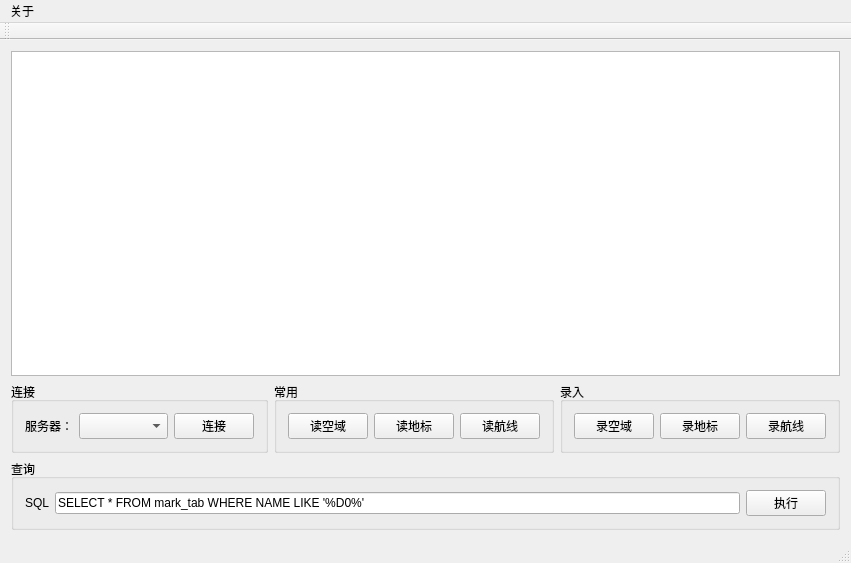
<?xml version="1.0" encoding="UTF-8"?>
<ui version="4.0">
 <class>MainWindow</class>
 <widget class="QMainWindow" name="MainWindow">
  <property name="geometry">
   <rect>
    <x>0</x>
    <y>0</y>
    <width>851</width>
    <height>563</height>
   </rect>
  </property>
  <property name="windowTitle">
   <string>MainWindow</string>
  </property>
  <property name="windowIcon">
   <iconset resource="menu.qrc">
    <normaloff>:/icons/icons/4.png</normaloff>:/icons/icons/4.png</iconset>
  </property>
  <widget class="QWidget" name="centralWidget">
   <layout class="QGridLayout" name="gridLayout">
    <item row="0" column="0" colspan="5">
     <widget class="QTableView" name="tableView">
      <property name="sortingEnabled">
       <bool>true</bool>
      </property>
     </widget>
    </item>
    <item row="3" column="0" colspan="3">
     <widget class="QGroupBox" name="groupBox_2">
      <property name="title">
       <string>连接</string>
      </property>
      <layout class="QGridLayout" name="gridLayout_3">
       <item row="0" column="1">
        <widget class="QComboBox" name="comboBox">
         <property name="sizePolicy">
          <sizepolicy hsizetype="Preferred" vsizetype="Preferred">
           <horstretch>0</horstretch>
           <verstretch>0</verstretch>
          </sizepolicy>
         </property>
        </widget>
       </item>
       <item row="0" column="2">
        <widget class="QPushButton" name="pushButton_connect">
         <property name="sizePolicy">
          <sizepolicy hsizetype="Fixed" vsizetype="Preferred">
           <horstretch>0</horstretch>
           <verstretch>0</verstretch>
          </sizepolicy>
         </property>
         <property name="text">
          <string>连接</string>
         </property>
        </widget>
       </item>
       <item row="0" column="0">
        <widget class="QLabel" name="label">
         <property name="sizePolicy">
          <sizepolicy hsizetype="Fixed" vsizetype="Preferred">
           <horstretch>0</horstretch>
           <verstretch>0</verstretch>
          </sizepolicy>
         </property>
         <property name="text">
          <string>服务器：</string>
         </property>
        </widget>
       </item>
      </layout>
     </widget>
    </item>
    <item row="4" column="0" colspan="5">
     <widget class="QGroupBox" name="groupBox">
      <property name="sizePolicy">
       <sizepolicy hsizetype="Preferred" vsizetype="Preferred">
        <horstretch>0</horstretch>
        <verstretch>0</verstretch>
       </sizepolicy>
      </property>
      <property name="title">
       <string>查询</string>
      </property>
      <layout class="QGridLayout" name="gridLayout_2">
       <item row="0" column="1" colspan="3">
        <widget class="QLineEdit" name="lineEdit_sql">
         <property name="sizePolicy">
          <sizepolicy hsizetype="Expanding" vsizetype="Fixed">
           <horstretch>0</horstretch>
           <verstretch>0</verstretch>
          </sizepolicy>
         </property>
         <property name="text">
          <string>SELECT * FROM mark_tab WHERE NAME LIKE '%D0%'</string>
         </property>
        </widget>
       </item>
       <item row="0" column="0">
        <widget class="QLabel" name="label_2">
         <property name="sizePolicy">
          <sizepolicy hsizetype="Fixed" vsizetype="Fixed">
           <horstretch>0</horstretch>
           <verstretch>0</verstretch>
          </sizepolicy>
         </property>
         <property name="text">
          <string>SQL</string>
         </property>
        </widget>
       </item>
       <item row="0" column="4">
        <widget class="QPushButton" name="pushButton_exec">
         <property name="sizePolicy">
          <sizepolicy hsizetype="Fixed" vsizetype="Fixed">
           <horstretch>0</horstretch>
           <verstretch>0</verstretch>
          </sizepolicy>
         </property>
         <property name="text">
          <string>执行</string>
         </property>
        </widget>
       </item>
      </layout>
     </widget>
    </item>
    <item row="3" column="3">
     <widget class="QGroupBox" name="groupBox_3">
      <property name="sizePolicy">
       <sizepolicy hsizetype="Preferred" vsizetype="Preferred">
        <horstretch>0</horstretch>
        <verstretch>0</verstretch>
       </sizepolicy>
      </property>
      <property name="title">
       <string>常用</string>
      </property>
      <layout class="QHBoxLayout" name="horizontalLayout">
       <item>
        <widget class="QPushButton" name="pushButton_kongyu">
         <property name="sizePolicy">
          <sizepolicy hsizetype="Fixed" vsizetype="Fixed">
           <horstretch>0</horstretch>
           <verstretch>0</verstretch>
          </sizepolicy>
         </property>
         <property name="text">
          <string>读空域</string>
         </property>
        </widget>
       </item>
       <item>
        <widget class="QPushButton" name="pushButton_mark">
         <property name="sizePolicy">
          <sizepolicy hsizetype="Fixed" vsizetype="Fixed">
           <horstretch>0</horstretch>
           <verstretch>0</verstretch>
          </sizepolicy>
         </property>
         <property name="text">
          <string>读地标</string>
         </property>
        </widget>
       </item>
       <item>
        <widget class="QPushButton" name="pushButton_hangxian">
         <property name="sizePolicy">
          <sizepolicy hsizetype="Fixed" vsizetype="Fixed">
           <horstretch>0</horstretch>
           <verstretch>0</verstretch>
          </sizepolicy>
         </property>
         <property name="text">
          <string>读航线</string>
         </property>
        </widget>
       </item>
      </layout>
     </widget>
    </item>
    <item row="3" column="4">
     <widget class="QGroupBox" name="groupBox_4">
      <property name="title">
       <string>录入</string>
      </property>
      <layout class="QGridLayout" name="gridLayout_4">
       <item row="0" column="1">
        <widget class="QPushButton" name="pushButton_type_kongyu">
         <property name="sizePolicy">
          <sizepolicy hsizetype="Fixed" vsizetype="Fixed">
           <horstretch>0</horstretch>
           <verstretch>0</verstretch>
          </sizepolicy>
         </property>
         <property name="text">
          <string>录空域</string>
         </property>
        </widget>
       </item>
       <item row="0" column="2">
        <widget class="QPushButton" name="pushButton">
         <property name="sizePolicy">
          <sizepolicy hsizetype="Fixed" vsizetype="Fixed">
           <horstretch>0</horstretch>
           <verstretch>0</verstretch>
          </sizepolicy>
         </property>
         <property name="text">
          <string>录地标</string>
         </property>
        </widget>
       </item>
       <item row="0" column="3">
        <widget class="QPushButton" name="pushButton_2">
         <property name="sizePolicy">
          <sizepolicy hsizetype="Fixed" vsizetype="Fixed">
           <horstretch>0</horstretch>
           <verstretch>0</verstretch>
          </sizepolicy>
         </property>
         <property name="text">
          <string>录航线</string>
         </property>
        </widget>
       </item>
      </layout>
     </widget>
    </item>
   </layout>
  </widget>
  <widget class="QMenuBar" name="menuBar">
   <property name="geometry">
    <rect>
     <x>0</x>
     <y>0</y>
     <width>851</width>
     <height>22</height>
    </rect>
   </property>
   <widget class="QMenu" name="menu">
    <property name="title">
     <string>关于</string>
    </property>
    <addaction name="action_about"/>
   </widget>
   <addaction name="menu"/>
  </widget>
  <widget class="QToolBar" name="mainToolBar">
   <attribute name="toolBarArea">
    <enum>TopToolBarArea</enum>
   </attribute>
   <attribute name="toolBarBreak">
    <bool>false</bool>
   </attribute>
  </widget>
  <widget class="QStatusBar" name="statusBar"/>
  <action name="action_about">
   <property name="icon">
    <iconset resource="menu.qrc">
     <normaloff>:/icons/icons/3.png</normaloff>:/icons/icons/3.png</iconset>
   </property>
   <property name="text">
    <string>关于</string>
   </property>
  </action>
 </widget>
 <layoutdefault spacing="6" margin="11"/>
 <resources>
  <include location="menu.qrc"/>
 </resources>
 <connections/>
</ui>
